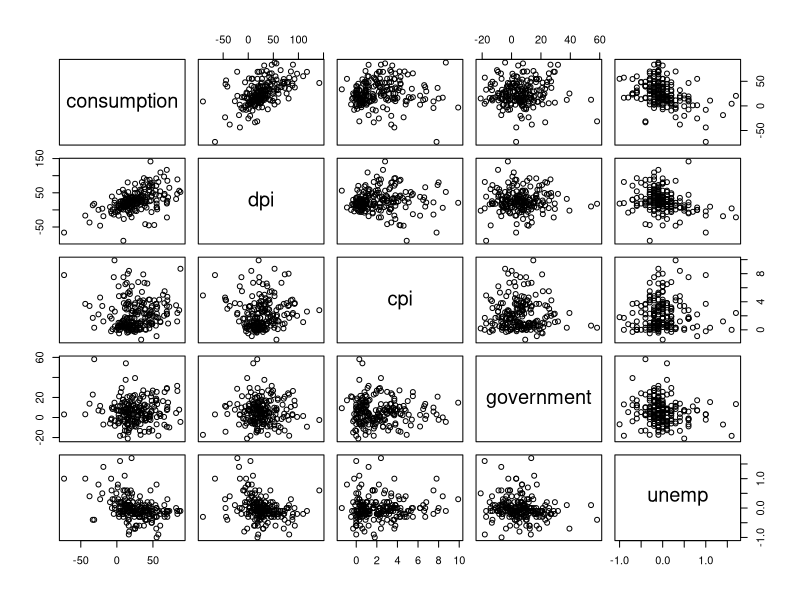
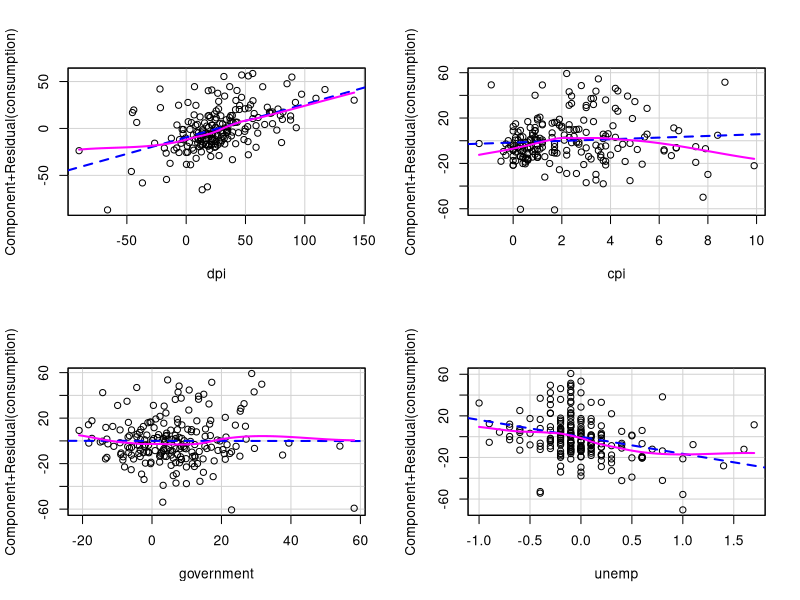

The R script that drew these images, in order:
install.packages("AER")
library(AER)
data("USMacroG")
MacroDiff= apply(USMacroG,2,diff)
consumption = MacroDiff[,2]
dpi= MacroDiff[,5]
cpi= MacroDiff[,6]
government= MacroDiff[,4]
unemp= MacroDiff[,9]

pairs(cbind(consumption,dpi,cpi,government,unemp))

fitLm1 = lm(consumption~dpi+cpi+government+unemp)
summary(fitLm1)
confint(fitLm1)
anova(fitLm1)

library(MASS)
fitLm2 = stepAIC(fitLm1)
summary(fitLm2)
AIC(fitLm1)
AIC(fitLm2)
AIC(fitLm1)-AIC(fitLm2)

install.packages("car")
library(car)
vif(fitLm1)
vif(fitLm2)


par(mfrow=c(2,2))
sp = 0.8
crPlot(fitLm1,dpi,span=sp,col="black")
crPlot(fitLm1,cpi,span=sp,col="black")
crPlot(fitLm1,government,span=sp,col="black")
crPlot(fitLm1,unemp,span=sp,col="black")
